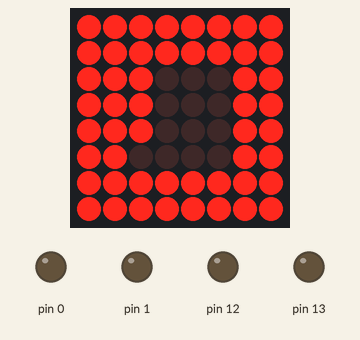
Simulated run of this sketch. Board: Arduino Uno, built with avr-gcc and run on an emulated ATmega328P. Parts: 8×8 LED matrix, output pins drawn as LEDs (lit = HIGH). Wiring (inferred from the names in the program): LED matrix (orientation assumed): rows A5, A4, A3, A2, A1, A0, pin 2, pin 3; columns pin 4, pin 5, pin 6, pin 7, pin 8, pin 9, pin 10, pin 11. Pins used as bus, display or sensor lines are not drawn.

Above: at 2.89 s.
At 11.61 s:
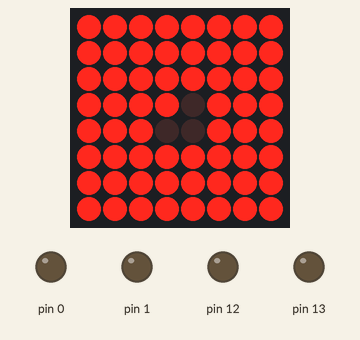
At 15.77 s:
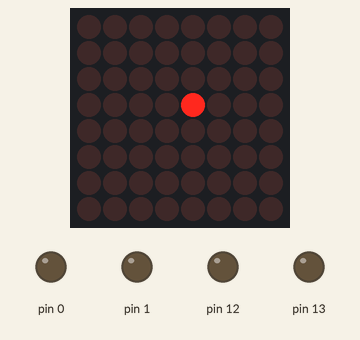
At 20.21 s:
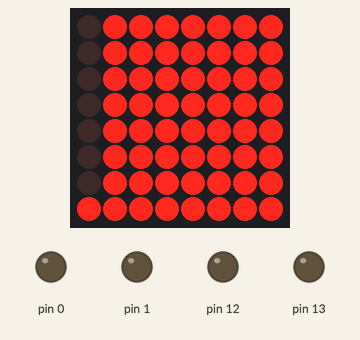
At 27.75 s:
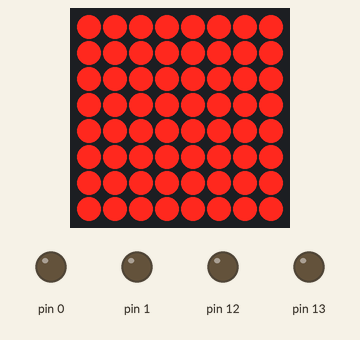
At 39.45 s:
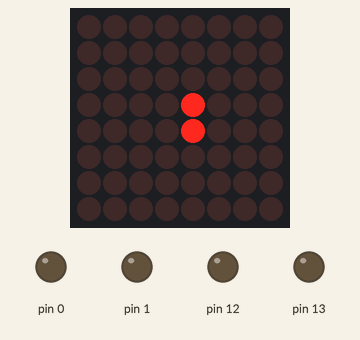

The sketch:

spiral.ino
```cpp
int ver[8] = { A5, A4, A3, A2, A1, A0 , 2, 3};
int hor[8] = {4, 5, 6, 7, 8, 9, 10, 11};


int img[9][8];

void Refresh()
{
  for(int i=0; i<8; i++) {
    for(int j=0;j<8;j++)
      digitalWrite(hor[j], 1);

    for(int j=0;j<8;j++) {
      if(j==i)
        digitalWrite(ver[j], HIGH);
      else
        digitalWrite(ver[j], LOW);
    }

    for(int j=0;j<8;j++)
      digitalWrite(hor[j], img[j][i]);

    delayMicroseconds(500);
  }
}

void ResetMatrix()
{
  for(int i=0; i<8; i++) {
    for(int j=0;j<8;j++) {
      img[i][j] = 1;
    }
  }
}
void setup()
{
  ResetMatrix();
  for(int i=0; i<20; i++)
    pinMode(i, OUTPUT);
}

void loop()
{
   int a=0;
   int b=7;

  for(int t2=0; t2<4; t2++) {
    for(int tmp=a; tmp<=b; tmp++){
        //ResetMatrix();
        img[a][tmp] = !img[a][tmp];
        for(int k=0; k<10+(t2*3); k++)
          Refresh();
    }
    for(int tmp=a+1; tmp<=b; tmp++){
        //ResetMatrix();
        img[tmp][b] = !img[tmp][b];
        for(int k=0; k<10+(t2*3); k++)
          Refresh();
    }
    for(int tmp=b-1; tmp>=a; tmp--){
        //ResetMatrix();
        img[b][tmp] = !img[b][tmp];
        for(int k=0; k<10+(t2*3); k++)
          Refresh();
    }
    for(int tmp=b-1; tmp>=a+1; tmp--){
        //ResetMatrix();
        img[tmp][a] = !img[tmp][a];
        for(int k=0; k<10+(t2*3); k++)
          Refresh();
    }
    a++;
    b--;
  }
}
```
